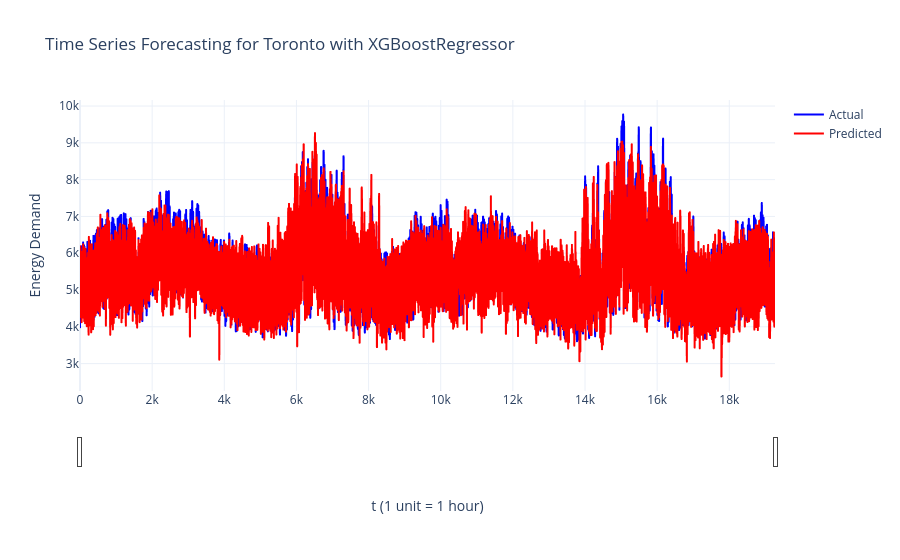

The code cell stored with this chart in its notebook:
### Markdown cell above
## Results and Analysis

### Code cell
#@markdown plot prediction
from plotly import graph_objects as go
fig = go.Figure()
fig.add_trace(go.Scattergl(
    x=test_idx,
    y=y_test.to_numpy(),
    name='Actual',
    line_color='blue')
)

fig.add_trace(go.Scattergl(
    x=test_idx,
    y=pred,
    name='Predicted',
    line_color='red')
)


# Set the theme to 'plotly_white'
fig.update_layout(
    title=f"Time Series Forecasting for {target} with XGBoostRegressor",
    xaxis_title="t (1 unit = 1 hour)",
    yaxis_title="Energy Demand",
    template="plotly_white",
    xaxis = dict( rangeslider=dict(
      visible=True
    ))
)
fig.show()
fig.write_html(f'./outputs/xgb_mt1r1_pred.html')

### Figure 1 — Plotly figure (JSON) as saved in the notebook; plotly's stock layout.template omitted (floating-point values rounded to 4 significant figures; data arrays with more than 128 entries replaced by an {"elided": "..."} marker saying what was removed)
{"data": [{"line": {"color": "blue"}, "name": "Actual", "type": "scattergl", "y": {"elided": "19268 int values"}}, {"line": {"color": "red"}, "name": "Predicted", "type": "scattergl", "y": {"elided": "19268 float values"}}], "layout": {"title": {"text": "Time Series Forecasting for Toronto with XGBoostRegressor"}, "xaxis": {"rangeslider": {"visible": true}, "title": {"text": "t (1 unit = 1 hour)"}}, "yaxis": {"title": {"text": "Energy Demand"}}}}
